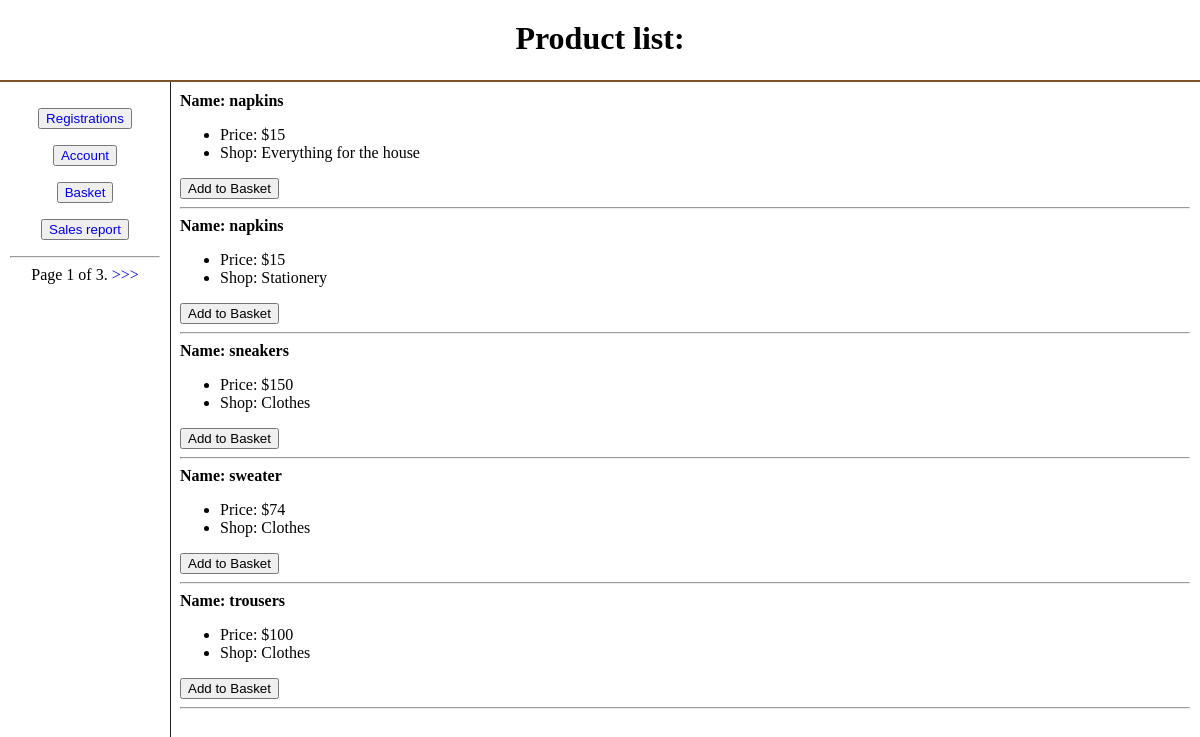
Screenshot of / (signed in) with the database file from the repository.
### marketplace/models.py (models this page shows, shortened)
class Shop(models.Model):
	name = models.CharField(max_length=100, null=False, blank=False)
	description = models.TextField(blank=True)

class Product(models.Model):
	shop = models.ManyToManyField(Shop)
	name = models.CharField(max_length=100, null=False, blank=False)
	price = models.IntegerField(null=False, blank=False)
	product_count = models.IntegerField(null=False, blank=False)
	quantity_sold = models.IntegerField(default=0)

### marketplace/views.py (the view, shortened to what this page needs)
# urls.py: path('', main_page_view, name='main'),
def main_page_view(request: HttpRequest) -> HttpResponse:
	product = Product.objects.prefetch_related('shop').only('name', 'price', 'shop__name').all()
	paginator = Paginator(object_list=product, per_page=4)
	page_number = request.GET.get('page')
	page_obj = paginator.get_page(page_number)
	context = {
		'page_obj': page_obj
	}
	return render(request, 'marketplace/main.html', context=context)

### marketplace/templates/marketplace/main.html (shortened to what this page needs)
<!DOCTYPE html>
<html lang="en">
<head>
</head>
<div id="header"><h1>Product list:</h1></div>
<div id="sidebar">
<p style="text-align: center"><button type="submit"><a href="{% url 'users:register' %}">Registrations</a> </button></p>
    {% if request.user.is_authenticated %}
        <p style="text-align: center"><button type="submit"><a href="{% url 'users:account' %}">Account</a> </button></p>
        <p style="text-align: center"><button type="submit"><a href="{% url 'marketplace:basket' %}">Basket</a></button></p>
        <p style="text-align: center"><button type="submit"><a href="{% url 'marketplace:sales_report' %}">Sales report</a></button></p>
    {% else %}
        <p style="text-align: center"><button type="submit"><a href="{% url 'users:login' %}">Login</a> </button></p>
    {% endif %}
<hr>
    <nav class="pagination" style="text-align: center">
        <span class="step-links">
            <span class="current">
                Page {{ page_obj.number }} of {{ page_obj.paginator.num_pages }}.
            </span>
            {% if page_obj.has_next %}
                <a href="?page={{ page_obj.next_page_number }}">>>></a>
            {% endif %}
        </span>
    </nav>
</div>
<body>
<div id="content">
{% for product in page_obj %}
    {% for shop in product.shop.all %}
        <b>Name: {{ product.name }}</b>
        <ul>
            <li>Price: ${{ product.price }}</li>
            <li>Shop: {{ shop.name }}</li>
        </ul>
        {% if request.user.is_authenticated %}
        <form method="post">
            <button type="submit" name="id_product" value="{{ product.pk }}">Add to Basket</button>
        </form>
        {% endif %}
        <hr>
    {% endfor %}
{% endfor %}
</div>
</body>
</html>

### marketplace/templates/marketplace/main.html (style rules this page uses)
body { margin: 0; }
#sidebar, #content { position: absolute; }
#sidebar, #content { overflow: auto; padding: 10px; }
#header { height: 80px; border-bottom: 2px solid #7B5427; text-align: center; }
#header h1 { padding: 20px; margin: 0; }
#sidebar { width: 150px; border-right: 1px solid #231F20; top: 82px; bottom: 0; }
#content { top: 82px; left: 170px; bottom: 0; right: 0; }
a { text-decoration: none; }

### rows the page displays
Product: name "napkins", price "15"
Shop: name "Everything for the house", {{ product.pk }} 1 (drawn)
Shop: name "Stationery", {{ product.pk }} 1 (drawn)
Product: name "sneakers", price "150"
Shop: name "Clothes", {{ product.pk }} 2 (drawn), {{ product.pk }} 3 (drawn), {{ product.pk }} 4 (drawn)
Product: name "sweater", price "74"
Product: name "trousers", price "100"

### other values shown
{{ page_obj.number }} "1"
{{ page_obj.paginator.num_pages }} "3"
